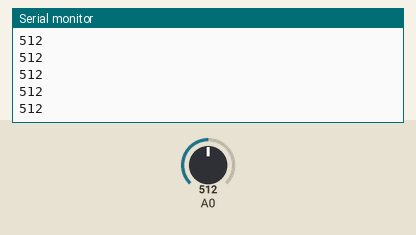
The sketch below on a simulated Arduino Uno, built with avr-gcc and run on an emulated ATmega328P. Shown: the last lines printed to the serial monitor. The test bench sets the inputs (shaded band); at power-on: A0 = 512.

Above: at 1.2 s.
1.3 s: A0 set to 716
At 2.3 s:
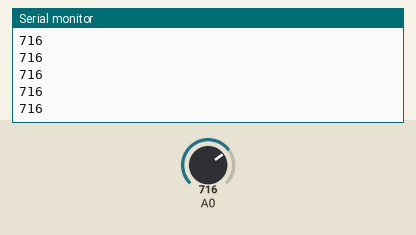
2.8 s: A0 set to 900
At 3.6 s:
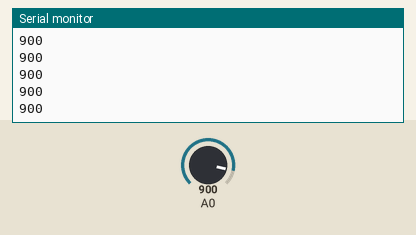
Timing chart, 0 to 5.8 s (numbered marks = the images above; inputs shaded):
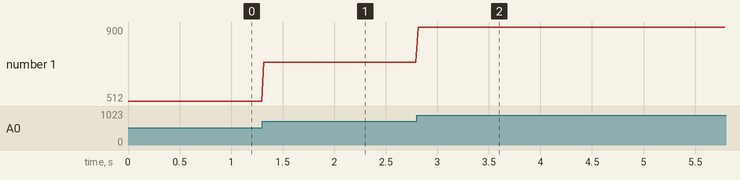

Measured:
- after the input at 1.3 s, the serial monitor: prints a new line at once (image 1)
- after the input at 2.8 s, the serial monitor: prints a new line at once (image 2)
- plotted number 1: 512 → 716 after the input at 1.3 s, 716 → 900 after the input at 2.8 s

The sketch:

pulse_sensor_testing.ino
```cpp
void setup()
{
  Serial.begin(115200);
}

void loop()
{
  Serial.println(String(analogRead(A0)));
  delay(20);
}
```
